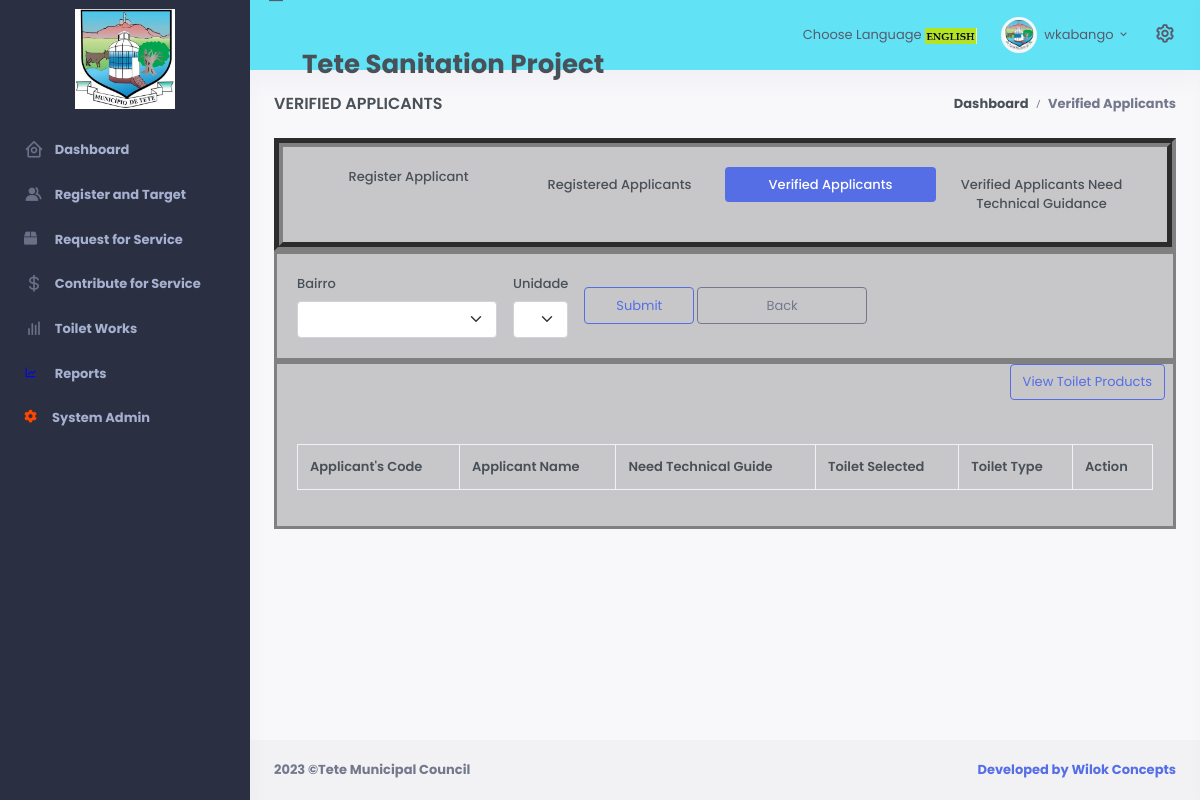
Screenshot of /enrolled_ben.php (signed in) with the database file from the repository.
### tables this page shows
CREATE TABLE `app_parameters` (
  `id` char(2) NOT NULL,
  `pname` varchar(20) DEFAULT NULL,
  `pvalue` varchar(50) DEFAULT NULL,
  PRIMARY KEY (`id`)
);

### enrolled_ben.php (the view, shortened to what the rows shown need)
<?php include 'layouts/head-main.php'; ?>
<head>
    <?php include 'layouts/head-style.php'; ?>
    <link href="assets/libs/datatables.net-bs4/css/dataTables.bootstrap4.min.css" rel="stylesheet" type="text/css" />
    <link href="assets/libs/datatables.net-buttons-bs4/css/buttons.bootstrap4.min.css" rel="stylesheet" type="text/css" />
    <link href="assets/libs/datatables.net-responsive-bs4/css/responsive.bootstrap4.min.css" rel="stylesheet" type="text/css" />
<link rel="stylesheet" href="https://cdn.datatables.net/1.10.22/css/jquery.dataTables.min.css" />
</head>
<?php include 'layouts/body.php'; ?>
<div id="layout-wrapper">
    <?php include 'layouts/menu.php'; ?>
    <div class="main-content">
        <div class="page-content">
            <div class="container-fluid">
                <div class="row">
                    <div class="col-xl-12">
                        <div class="card1">
                            <div class="row">
                                <div class="col-12">
                                    <div class="card-border">
                                    <div class="card-body">
                                            <table id="datatable" class="table table-bordered dt-responsive  nowrap w-100">
                                                <thead>
                                                    <tr>
                                                        <th><?php echo $language["Applicant_Code"]?></th>
                                                        <th><?php echo $language["Applicant_Name"]?></th>
                                                        <th><?php echo $language["Need_Technical_Guide"]?></th>
                                                        <th><?php echo $language["Toilet_Selected"]?></th>
                                                        <th><?php echo $language["Toilet_Type"]?></th>
                                                        <th><?php echo $language["Action"]?></th>
                                                    </tr>
                                                </thead>
                                            </table>
                                        </div>
                                    </div>
                                </div>
                            </div>
                        </div>
                    </div>
                </div>
            </div>
        </div>
        <?php include 'layouts/footer.php'; ?>
    </div>
</div>
</body>
</html>

### layouts/vertical-menu.php (shortened to what the rows shown need)
<header id="page-topbar">
    <div class="navbar-header">
        <div class="d-flex">
            <div class = "row">
                <?php include_once 'layouts/config.php';
                    $result = mysqli_query($link, "SELECT pvalue FROM app_parameters where id = '01'");
                    $row = mysqli_fetch_assoc($result);
                    $pvalue = $row['pvalue'];
                ?>
                <br></br><br></br>
                <span><h2><b><?php echo" "; echo $pvalue;?></h2></span>
            </div>
        </div>
    </div>
</header>

### layouts/footer.php (shortened to what the rows shown need)
<footer class="footer">
    <div class="container-fluid">
        <div class="row">
            <div class="col-sm-6">
            <?php include_once 'layouts/config.php';
                $result = mysqli_query($link, "SELECT pvalue FROM app_parameters where id = '02'");
                $row = mysqli_fetch_assoc($result);
                $pvalue = $row['pvalue'];
            ?>
                <script>document.write(new Date().getFullYear())</script> ©<?php echo $pvalue?>
            </div>
            <div class="col-sm-6">
                <div class="text-sm-end d-none d-sm-block">
                </div>
            </div>
        </div>
    </div>
</footer>

### rows the page displays
app_parameters: pvalue "Tete Sanitation Project"
app_parameters: pvalue "Tete Municipal Council"

### other values shown
$language["Select_Language"] "Choose Language"
lcfirst($_SESSION["username"]) "wkabango"
$language["Dashboard"] "Dashboard"
$language["Register_and_Target"] "Register and Target"
$language["Request_for_Service"] "Request for Service"
$language["Contribute_for_Service"] "Contribute for Service"
$language["OSS_Works"] "Toilet Works"
$language["Project_Reports"] "Reports"
$language["System_Admin"] "System Admin"
$language["Verified_Applicants"] "VERIFIED APPLICANTS"
$language["Verified_Applicants"] "Verified Applicants"
$language["Register_Applicant"] "Register Applicant"
$language["Registered_Applicants"] "Registered Applicants"
$language["Verified_Applicants_Need_Technical_Guidance"] "Verified Applicants Need Technical Guidance"
$language["Bairro"] "Bairro"
